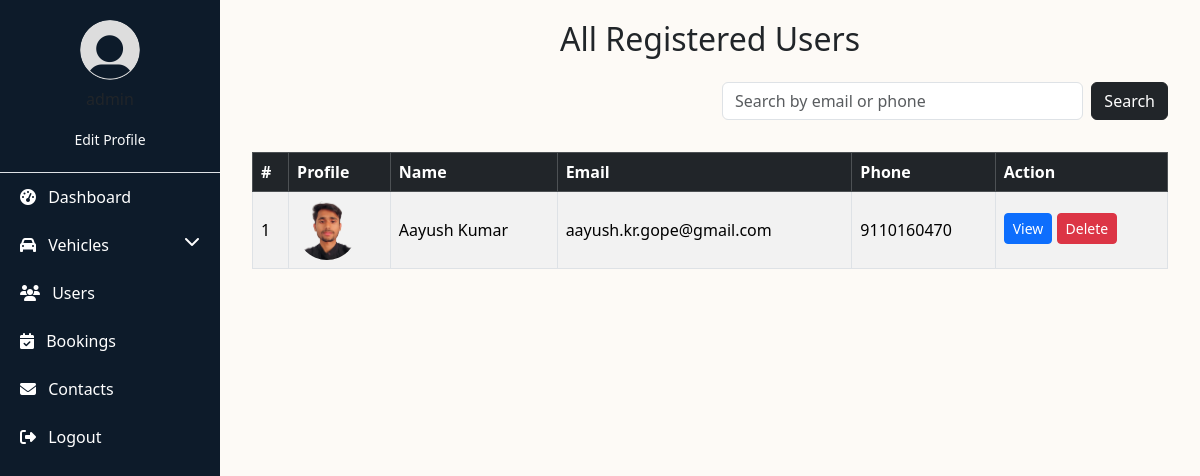
The page /admin/users_list.php (signed in) on the database its author committed.
### tables this page shows
CREATE TABLE `users` (
  `id` int(11) NOT NULL,
  `name` varchar(100) DEFAULT NULL,
  `email` varchar(100) DEFAULT NULL,
  `phone` varchar(15) DEFAULT NULL,
  `password` varchar(255) NOT NULL,
  `profile_picture` varchar(255) DEFAULT NULL
);

### admin/users_list.php (the view, shortened to what this page needs)
<?php
include 'admin_sidebar.php';
$search = isset($_GET['search']) ? trim($_GET['search']) : '';
if ($search !== '') {
    $stmt = $conn->prepare("SELECT * FROM users WHERE email LIKE ? OR phone LIKE ? ORDER BY id DESC");
    $like = "%$search%";
    $stmt->bind_param("ss", $like, $like);
    $stmt->execute();
    $result = $stmt->get_result();
} else {
    $result = $conn->query("SELECT * FROM users ORDER BY id DESC");
}
?>
<!DOCTYPE html>
<html lang="en">
<head>
  <link href="https://cdn.jsdelivr.net/npm/bootstrap@5.3.6/dist/css/bootstrap.min.css" rel="stylesheet">
  <link href="https://cdnjs.cloudflare.com/ajax/libs/font-awesome/6.5.0/css/all.min.css" rel="stylesheet">
</head>
<body>
<div class="main-content">
  <div class="container">
    <h2 class="text-center mb-4">All Registered Users</h2>
    <div class="row mb-3">
      <div class="col-md-6">
      </div>
      <div class="col-md-6">
        <form method="GET" class="d-flex justify-content-end">
          <input type="text" name="search" class="form-control" placeholder="Search by email or phone" value="<?= htmlspecialchars($search) ?>">
          <button type="submit" class="btn btn-dark ms-2">Search</button>
        </form>
      </div>
    </div>
    <?php if ($result->num_rows > 0): ?>
      <div class="table-responsive">
        <table class="table table-bordered table-striped align-middle">
          <thead class="table-dark">
            <tr>
              <th>#</th>
              <th>Profile</th>
              <th>Name</th>
              <th>Email</th>
              <th>Phone</th>
              <th>Action</th>
            </tr>
          </thead>
          <tbody>
          <?php while ($user = $result->fetch_assoc()): ?>
            <tr>
              <td><?= $user['id'] ?></td>
              <td>
                <?php if (!empty($user['profile_picture'])): ?>
                  <img src="../uploads/<?= htmlspecialchars($user['profile_picture']) ?>" class="profile-pic" alt="Profile">
                <?php else: ?>
                  <span class="text-muted">N/A</span>
                <?php endif; ?>
              </td>
              <td><?= htmlspecialchars($user['name']) ?></td>
              <td><?= htmlspecialchars($user['email']) ?></td>
              <td><?= htmlspecialchars($user['phone']) ?></td>
              <td>
                <a href="user_profile.php?id=<?= $user['id'] ?>" class="btn btn-sm btn-primary mb-1">View</a>
                <form method="POST" class="d-inline" onsubmit="return confirm('Are you sure you want to delete this user?');">
                  <button type="submit" name="delete" class="btn btn-sm btn-danger mb-1">Delete</button>
                </form>
              </td>
            </tr>
          <?php endwhile; ?>
          </tbody>
        </table>
      </div>
    <?php else: ?>
      <div class="alert alert-info text-center">No users found.</div>
    <?php endif; ?>
  </div>
</div>
</body>
</html>

### admin/users_list.php (style rules this page uses)
body { background-color: #fdfaf6; }
.profile-pic { width: 60px; height: 60px; object-fit: cover; border-radius: 50%; }
.main-content { margin-left: 220px; padding: 20px; }

### rows shown on the page
users: id "1", profile_picture (picture), name "Aayush Kumar", email "aayush.kr.gope@gmail.com", phone "9110160470"
